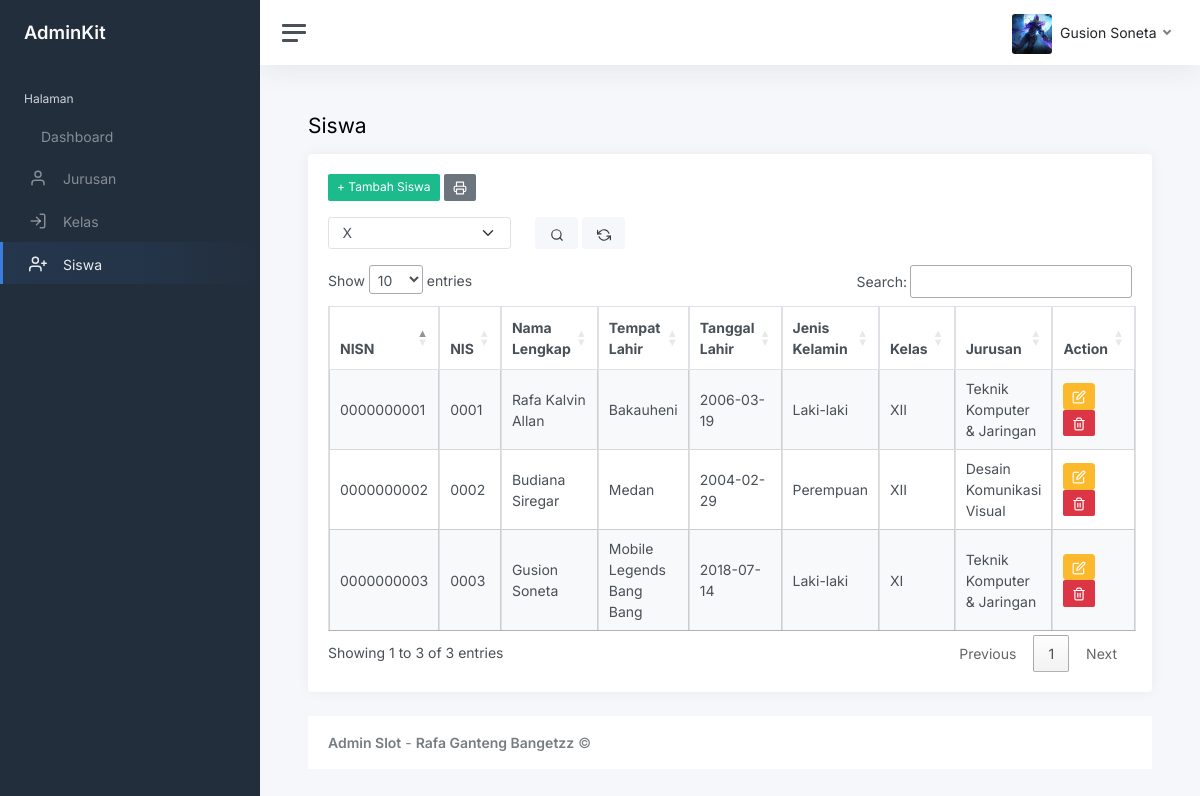
/index.php?page=siswa (signed in), run on the app's committed database.
### tables this page shows
CREATE TABLE `siswa` (
  `nisn` char(10) NOT NULL,
  `nis` char(4) NOT NULL,
  `nama` varchar(35) NOT NULL,
  `tempat_lahir` varchar(30) NOT NULL,
  `tanggal_lahir` date NOT NULL,
  `jenis_kelamin` varchar(10) NOT NULL,
  `id_kelas` int(11) NOT NULL
);

CREATE TABLE `kelas` (
  `id_kelas` int(11) NOT NULL,
  `nama_kelas` varchar(10) NOT NULL,
  `id_jurusan` int(11) NOT NULL
);

CREATE TABLE `jurusan` (
  `id_jurusan` int(11) NOT NULL,
  `nama_jurusan` varchar(50) NOT NULL
);

### siswa.php (the view, shortened to what this page needs)
<h1 class="h3 mb-3">Siswa</h1>
<div class="row">
    <div class="col-12">
        <div class="card">
            <div class="card-body">
                <a href="?page=tambah-siswa" class="btn btn-success btn-sm mb-3">+ Tambah Siswa</a>
                <?php
                if (!empty($_POST['kelas'])) {
                ?>
                    <a href="cetaksiswa.php?kelas=<?php echo $kelas ?>" class="btn btn-secondary btn-sm mb-3" target="_blank"><i data-feather="printer"></i></a>
                <?php
                } else {
                ?>
                    <a href="cetaksiswa.php"     class="btn btn-secondary btn-sm mb-3" target="_blank"><i data-feather="printer"></i></a>
                <?php
                }
                ?>
                <form action="" method="post">
                    <div class="row">
                        <div class="col-sm-3">
                            <div class="form-group">
                                <select name="kelas" class="form-select">
                                    <option value="X" <?php echo isset($_POST['nama_kelas']) ?>" <?php echo isset($_POST['kelas']) == true ? ($_POST['kelas'] == 'X' ? 'selected' : '') : '' ?>>
                                        X
                                    </option>
                                </select>
                            </div>
                        </div>
                        <div class="col-sm-3">
                            <button class="btn btn-light"><i data-feather="search"></i></button>
                            <a href="?page=siswa" class="btn btn-light"><i data-feather="refresh-ccw"></i></a>
                        </div>
                    </div>
                </form>
                <table class="table table-bordered table-striped table-hover cell-border" id="kelas">
                    <thead>
                        <tr>
                            <th>NISN</th>
                            <th>NIS</th>
                            <th>Nama Lengkap</th>
                            <th>Tempat Lahir</th>
                            <th>Tanggal Lahir</th>
                            <th>Jenis Kelamin</th>
                            <th>Kelas</th>
                            <th>Jurusan</th>
                            <th>Action</th>
                        </tr>
                    </thead>
                    <tbody>
                        <?php
                        if (isset($_POST['kelas'])) {
                            $kelas = $_POST['kelas'];
                            $query = mysqli_query($koneksi, "SELECT * FROM siswa INNER JOIN kelas ON siswa.id_kelas=kelas.id_kelas INNER JOIN jurusan ON kelas.id_jurusan=jurusan.id_jurusan WHERE nama_kelas='$kelas'");
                        } else {
                            $query = mysqli_query($koneksi, "SELECT * FROM siswa INNER JOIN kelas ON siswa.id_kelas=kelas.id_kelas INNER JOIN jurusan ON kelas.id_jurusan=jurusan.id_jurusan");
                        }
                        while ($data = mysqli_fetch_array($query)) {
                        ?>
                            <tr>
                                <td><?php echo $data['nisn'] ?></td>
                                <td><?php echo $data['nis'] ?></td>
                                <td><?php echo $data['nama'] ?></td>
                                <td><?php echo $data['tempat_lahir'] ?></td>
                                <td><?php echo $data['tanggal_lahir'] ?></td>
                                <td><?php echo $data['jenis_kelamin'] ?></td>
                                <td><?php echo $data['nama_kelas'] ?></td>
                                <td><?php echo $data['nama_jurusan'] ?></td>
                                <td>
                                    <a href="?page=ubah-siswa&id=<?php echo $data['nisn'] ?>" class="btn btn-warning btn-sm rounded"><i data-feather="edit"></i></a>
                                    <a href="?page=hapus-siswa&id=<?php echo $data['nisn'] ?>" onclick="return confirm('Yakin Untuk Menghapus ?')" class="btn btn-danger btn-sm"><i data-feather="trash-2"></i></a>
                                </td>
                            </tr>
                        <?php
                        }
                        ?>
                    </tbody>
                </table>
            </div>
        </div>
    </div>
</div>

### data on the page
siswa: nisn "0000000001", nis "0001", nama "Rafa Kalvin Allan", tempat_lahir "Bakauheni", tanggal_lahir "2006-03-19", jenis_kelamin "Laki-laki", id_kelas.nama_kelas "XII", jurusan.nama_jurusan "Teknik Komputer & Jaringan"
siswa: nisn "0000000002", nis "0002", nama "Budiana Siregar", tempat_lahir "Medan", tanggal_lahir "2004-02-29", jenis_kelamin "Perempuan", id_kelas.nama_kelas "XII", jurusan.nama_jurusan "Desain Komunikasi Visual"
siswa: nisn "0000000003", nis "0003", nama "Gusion Soneta", tempat_lahir "Mobile Legends Bang Bang", tanggal_lahir "2018-07-14", jenis_kelamin "Laki-laki", id_kelas.nama_kelas "XI", jurusan.nama_jurusan "Teknik Komputer & Jaringan"

### other printed values
$_SESSION['user']['nama'] "Gusion Soneta"
